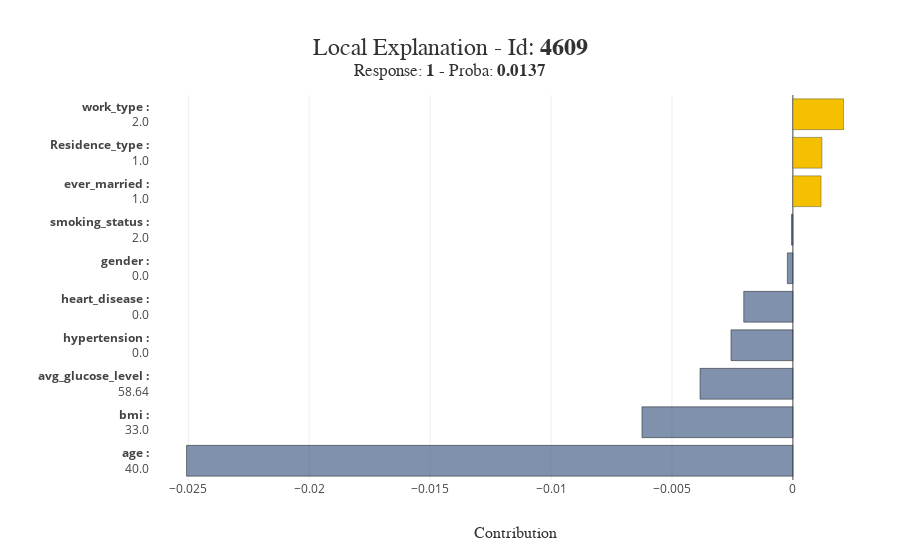

Notebook cell for this chart:
### Code cell
xpl.plot.local_plot(index=random.choice(X_test.index))

### Figure 1 — Plotly figure (JSON) as saved in the notebook; plotly's stock layout.template omitted (floating-point values rounded to 4 significant figures)
{"data": [{"customdata": ["<b>age :</b><br />40.0"], "hovertemplate": "%{customdata}<br />Contribution: %{x:.4f}<extra></extra>", "marker": {"color": "rgba(74, 99, 138, 0.7)", "line": {"color": "rgba(27, 28, 28, 1.0)", "width": 0.5}}, "orientation": "h", "showlegend": false, "type": "bar", "x": [-0.02507], "y": ["<b>age :</b><br />40.0"]}, {"customdata": ["<b>bmi :</b><br />33.0"], "hovertemplate": "%{customdata}<br />Contribution: %{x:.4f}<extra></extra>", "marker": {"color": "rgba(74, 99, 138, 0.7)", "line": {"color": "rgba(27, 28, 28, 1.0)", "width": 0.5}}, "orientation": "h", "showlegend": false, "type": "bar", "x": [-0.006241], "y": ["<b>bmi :</b><br />33.0"]}, {"customdata": ["<b>avg_glucose_level :</b><br />58.64"], "hovertemplate": "%{customdata}<br />Contribution: %{x:.4f}<extra></extra>", "marker": {"color": "rgba(74, 99, 138, 0.7)", "line": {"color": "rgba(27, 28, 28, 1.0)", "width": 0.5}}, "orientation": "h", "showlegend": false, "type": "bar", "x": [-0.003839], "y": ["<b>avg_glucose_level :</b><br />58.64"]}, {"customdata": ["<b>hypertension :</b><br />0.0"], "hovertemplate": "%{customdata}<br />Contribution: %{x:.4f}<extra></extra>", "marker": {"color": "rgba(74, 99, 138, 0.7)", "line": {"color": "rgba(27, 28, 28, 1.0)", "width": 0.5}}, "orientation": "h", "showlegend": false, "type": "bar", "x": [-0.00256], "y": ["<b>hypertension :</b><br />0.0"]}, {"customdata": ["<b>heart_disease :</b><br />0.0"], "hovertemplate": "%{customdata}<br />Contribution: %{x:.4f}<extra></extra>", "marker": {"color": "rgba(74, 99, 138, 0.7)", "line": {"color": "rgba(27, 28, 28, 1.0)", "width": 0.5}}, "orientation": "h", "showlegend": false, "type": "bar", "x": [-0.002032], "y": ["<b>heart_disease :</b><br />0.0"]}, {"customdata": ["<b>gender :</b><br />0.0"], "hovertemplate": "%{customdata}<br />Contribution: %{x:.4f}<extra></extra>", "marker": {"color": "rgba(74, 99, 138, 0.7)", "line": {"color": "rgba(27, 28, 28, 1.0)", "width": 0.5}}, "orientation": "h", "showlegend": false, "type": "bar", "x": [-0.0002286], "y": ["<b>gender :</b><br />0.0"]}, {"customdata": ["<b>smoking_status :</b><br />2.0"], "hovertemplate": "%{customdata}<br />Contribution: %{x:.4f}<extra></extra>", "marker": {"color": "rgba(74, 99, 138, 0.7)", "line": {"color": "rgba(27, 28, 28, 1.0)", "width": 0.5}}, "orientation": "h", "showlegend": false, "type": "bar", "x": [-5.766e-05], "y": ["<b>smoking_status :</b><br />2.0"]}, {"customdata": ["<b>ever_married :</b><br />1.0"], "hovertemplate": "%{customdata}<br />Contribution: %{x:.4f}<extra></extra>", "marker": {"color": "rgba(244, 192, 0, 1.0)", "line": {"color": "rgba(52, 55, 54, 0.8)", "width": 0.5}}, "orientation": "h", "showlegend": false, "type": "bar", "x": [0.001165], "y": ["<b>ever_married :</b><br />1.0"]}, {"customdata": ["<b>Residence_type :</b><br />1.0"], "hovertemplate": "%{customdata}<br />Contribution: %{x:.4f}<extra></extra>", "marker": {"color": "rgba(244, 192, 0, 1.0)", "line": {"color": "rgba(52, 55, 54, 0.8)", "width": 0.5}}, "orientation": "h", "showlegend": false, "type": "bar", "x": [0.001201], "y": ["<b>Residence_type :</b><br />1.0"]}, {"customdata": ["<b>work_type :</b><br />2.0"], "hovertemplate": "%{customdata}<br />Contribution: %{x:.4f}<extra></extra>", "marker": {"color": "rgba(244, 192, 0, 1.0)", "line": {"color": "rgba(52, 55, 54, 0.8)", "width": 0.5}}, "orientation": "h", "showlegend": false, "type": "bar", "x": [0.002093], "y": ["<b>work_type :</b><br />2.0"]}], "layout": {"barmode": "group", "height": 550, "hovermode": "closest", "margin": {"b": 70, "l": 150, "r": 20, "t": 95}, "title": {"font": {"color": "rgb(50, 50, 50)", "family": "Arial", "size": 24}, "text": "Local Explanation - Id: <b>4609</b><br><sup>Response: <b>1</b> - Proba: <b>0.0137</b></sup>", "x": 0.5, "xanchor": "center", "y": 0.9, "yanchor": "middle"}, "width": 900, "xaxis": {"title": {"font": {"color": "rgb(50, 50, 50)", "family": "Arial Black", "size": 16}, "text": "Contribution"}}, "yaxis": {"automargin": true, "dtick": 1, "title": {"font": {"color": "rgb(50, 50, 50)", "family": "Arial Black", "size": 16}}, "type": "category"}}}
